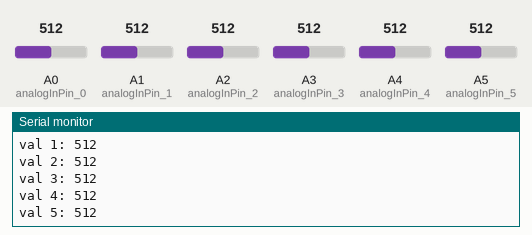
The sketch below on a simulated Arduino Uno, built with avr-gcc and run on an emulated ATmega328P. Shown: the last lines printed to the serial monitor. The test bench sets the inputs (shaded band); at power-on: A0 (analogInPin_0) = 512, A1 (analogInPin_1) = 512, A2 (analogInPin_2) = 512, A3 (analogInPin_3) = 512, A4 (analogInPin_4) = 512, A5 (analogInPin_5) = 512.

Above: at 1.8 s.
1.9 s: A0 (analogInPin_0) set to 716
3.4 s: A1 (analogInPin_1) set to 716
4.9 s: A2 (analogInPin_2) set to 716
6.4 s: A3 (analogInPin_3) set to 716
At 7.7 s:
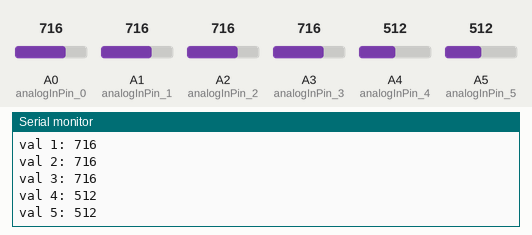
7.9 s: A4 (analogInPin_4) set to 716
At 8.8 s:
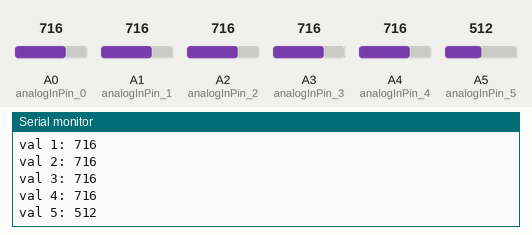
9.4 s: A5 (analogInPin_5) set to 716
At 10.8 s:
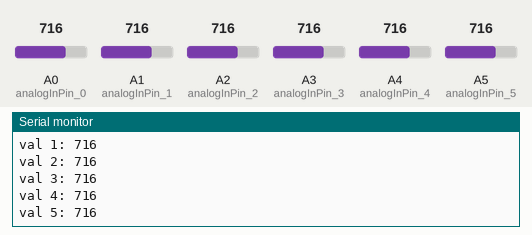
Timing chart, 0 to 11.9 s (numbered marks = the images above; inputs shaded):
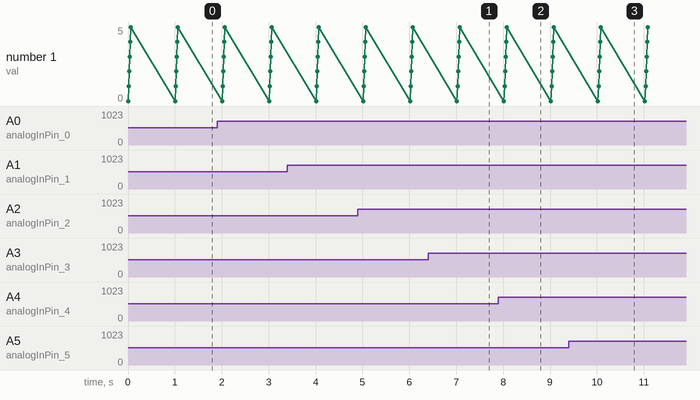

Measured:
- after the input at 6.4 s, the serial monitor: prints a new line after 0.65 s (image 1)
- after the input at 7.9 s, the serial monitor: prints a new line after 0.16 s (image 2)
- after the input at 9.4 s, the serial monitor: prints a new line after 0.68 s (image 3)

The sketch:

Power_Measure_Arduino.ino
```cpp
const int analogInPin_0 = A0;
const int analogInPin_1 = A1;
const int analogInPin_2 = A2;
const int analogInPin_3 = A3;
const int analogInPin_4 = A4;
const int analogInPin_5 = A5;

int val_0 = 0;
int val_1 = 0;
int val_2 = 0;
int val_3 = 0;
int val_4 = 0;
int val_5 = 0;

void printSensor(String sensorName, int value){
  Serial.print(sensorName);
  Serial.print(value);
  Serial.print("\n");
}
void setup() {
  // initialize serial communications at 9600 bps:
  Serial.begin(9600);
}

void loop() {
  // read the analog in value:
  val_0 = analogRead(analogInPin_0);
  val_1 = analogRead(analogInPin_1);
  val_2 = analogRead(analogInPin_2);
  val_3 = analogRead(analogInPin_3);
  val_4 = analogRead(analogInPin_4);
  val_5 = analogRead(analogInPin_5);

  // print the results to the Serial Monitor:
  printSensor("val 0: ",val_0);
  printSensor("val 1: ",val_1);
  printSensor("val 2: ",val_2);
  printSensor("val 3: ",val_3);
  printSensor("val 4: ",val_4);
  printSensor("val 5: ",val_5);

  // wait 2 milliseconds before the next loop for the analog-to-digital
  // converter to settle after the last reading:
  delay(1000);
}
```
